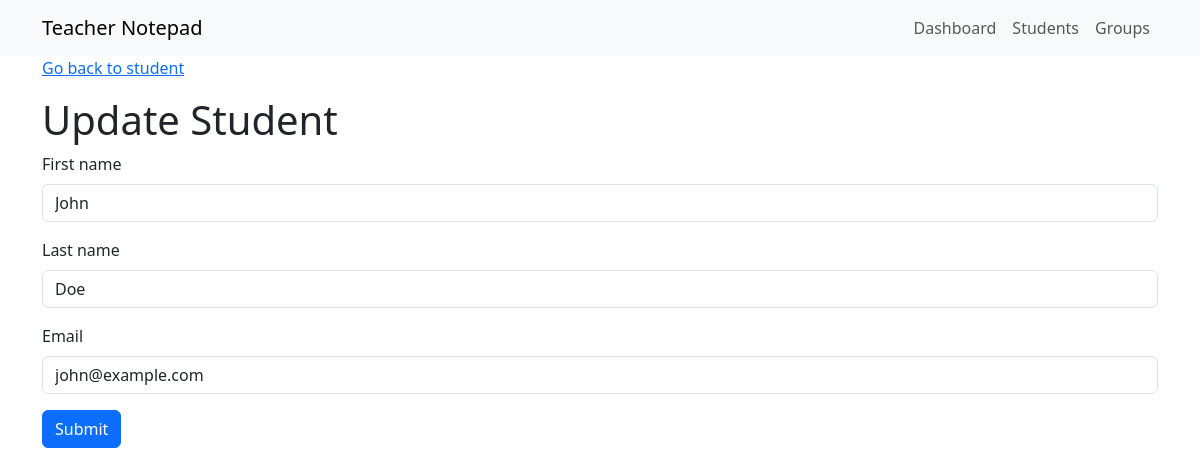
/dashboard/student/update/1, run on the app's committed database.
### teachernotepad/models.py (models this page shows, shortened)
class Student(models.Model):
    first_name = models.CharField(max_length=40)
    last_name = models.CharField(max_length=40)
    email = models.EmailField(blank=True)
    comments = models.TextField(blank=True)

### teachernotepad/views.py (the view)
# urls.py: path('student/update/<int:pk>', views.StudentUpdateView.as_view(), name='student-update'),
class StudentUpdateView(generic.UpdateView):
    model = Student
    fields = ['first_name', 'last_name', 'email']
    template_name = "teachernotepad/student_update.html"

### teachernotepad/templates/teachernotepad/student_update.html (shortened to what this page needs)
{% extends 'base.html' %}
{% load bootstrap5 %}
{% block content %}
    <p><a href="{% url 'student-detail' student.id %}">Go back to student</a></p>
    <h1>Update Student</h1>
    <form method="POST">
        {% bootstrap_form form %}
        {% buttons %}
            <button type="submit" class="btn btn-primary">Submit</button>
        {% endbuttons %}
    </form>
{% endblock content %}

### data on the page
Student: first_name "John", last_name "Doe", email "john@example.com"
